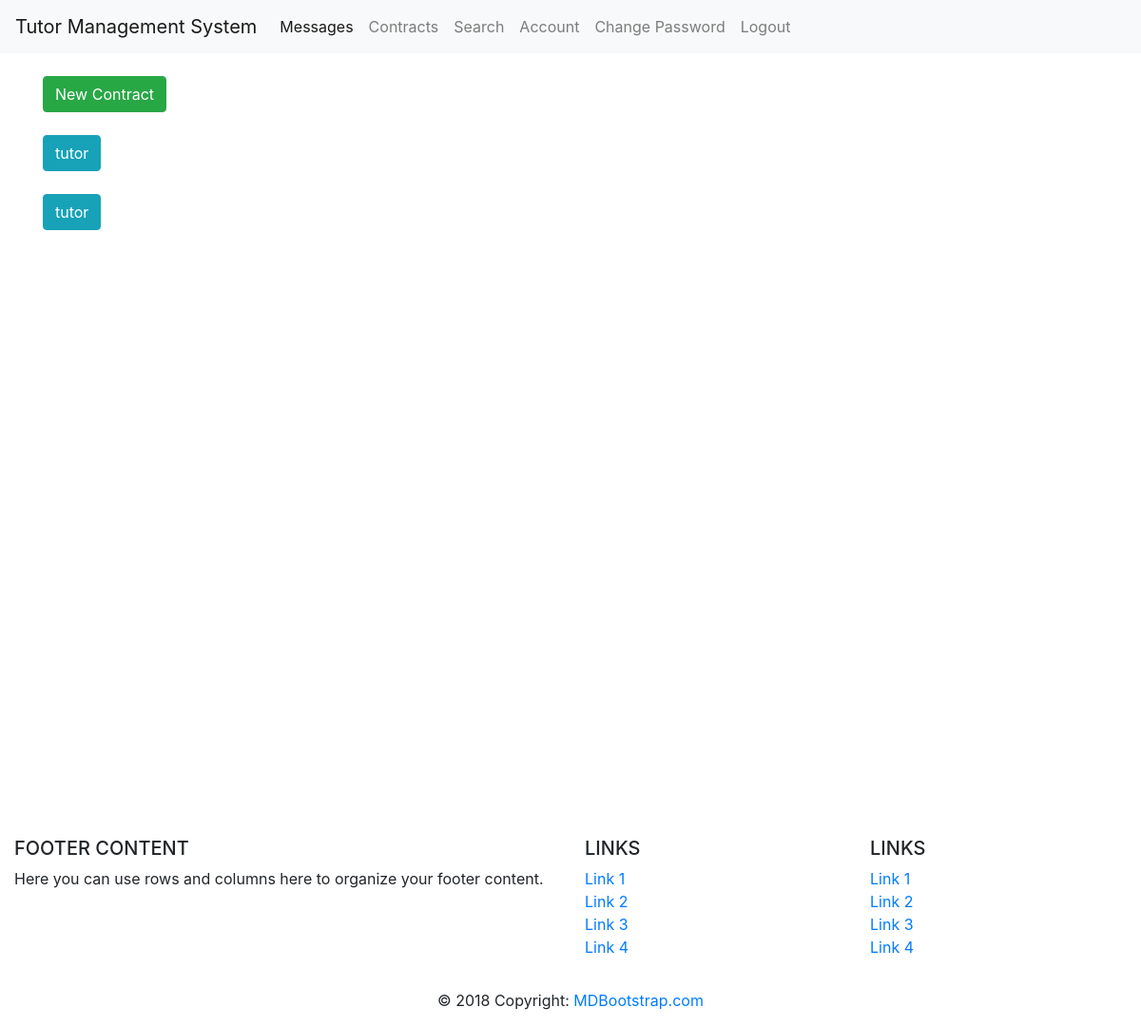
The app's page /contracts/ (signed in), older data.
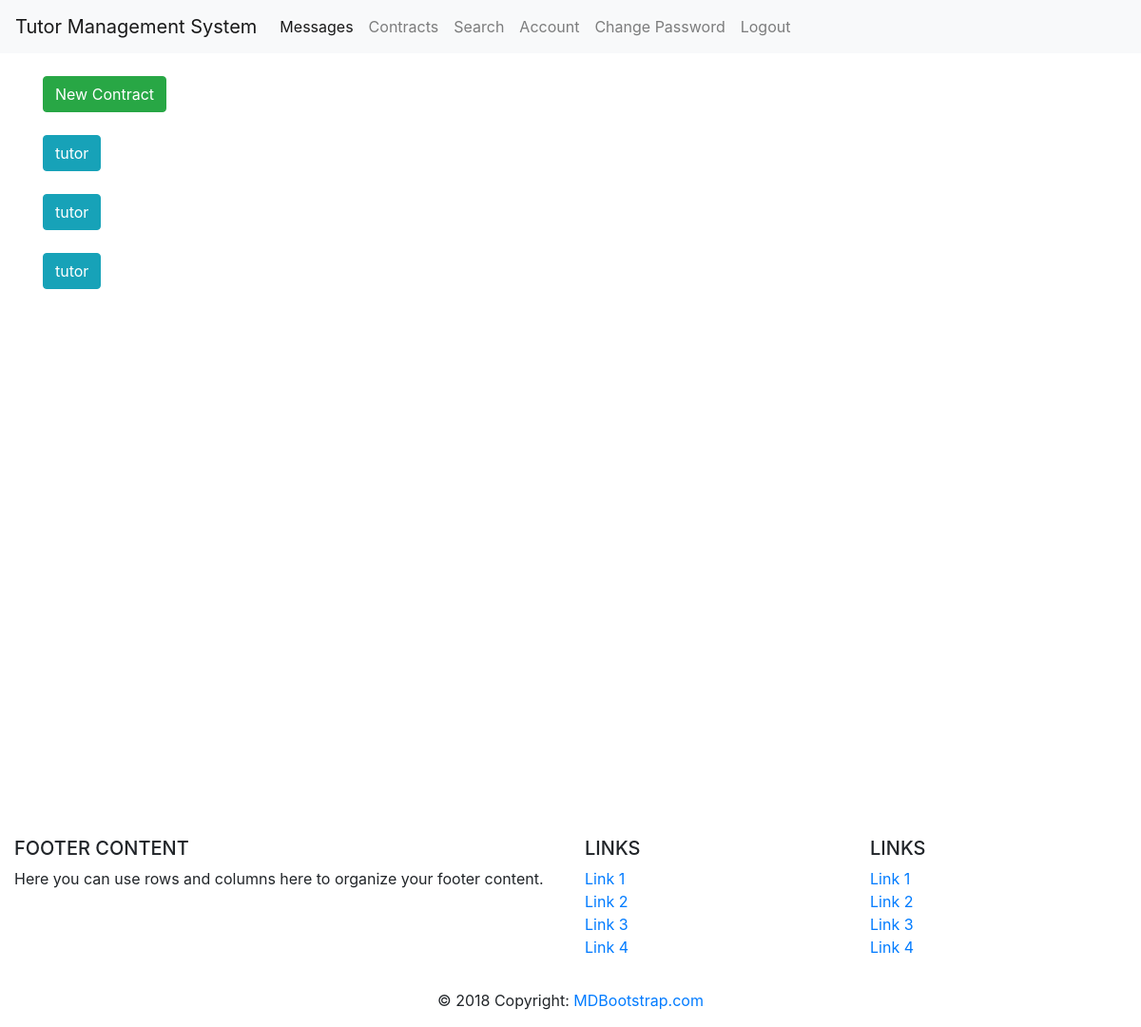
The same page, newer data.
### main/models.py (models this page shows, shortened)
class Contracts(models.Model):
	tutor = models.ForeignKey(Tutor, on_delete = models.CASCADE, null= False, blank = False)
	student = models.ForeignKey(Student, on_delete = models.CASCADE, null= False, blank = False)
	subject = models.ForeignKey(Subject, on_delete = models.CASCADE, null= False, blank = False)
	startDate = models.DateTimeField(null= False, blank = False)
	endDate = models.DateTimeField(null= False, blank = False)
	status = models.CharField(max_length = 100)
	review = models.TextField(null = True, blank = True)
	userRating = models.IntegerField(null= True, blank = True)
	tutorRating = models.IntegerField(null = True, blank = True)
	datetime = models.DateTimeField(default = datetime.now)

class Tutor(models.Model):
	MyUser = models.OneToOneField(MyUser, on_delete=models.CASCADE, unique = True)
	Highest_Qualification = models.ForeignKey(Qualification, on_delete = models.SET_NULL, null = True)
	Degree_Name = models.CharField(max_length = 100)
	Institution = models.CharField(max_length = 100)
	Degree_Image = models.ImageField()
	location = PlainLocationField(zoom=7)
	hash = models.CharField(max_length = 100)
	def __str__(self):
		return self.get_str()
	def get_str(self):
		return self.MyUser.get_str()

class MyUser(models.Model):
	user = models.OneToOneField(User, on_delete=models.CASCADE, blank = False, null = False, 						unique = True)
	Photograph = models.ImageField()
	Type = models.CharField(max_length=100)
	PersonID = models.OneToOneField(Person, on_delete=models.CASCADE, null = True, unique = True)
	Status = models.CharField(max_length = 50, blank= False, null = False)
	class Meta:
		verbose_name_plural = "My Users"
	def get_str(self):
		return self.PersonID.get_str()

class Person(models.Model):
	CNIC = models.IntegerField(blank = False, null = False)
	FullName = models.CharField(max_length=100, blank = False, null = False)
	Phone = PhoneNumberField(blank = False, null = False)
	class Meta:
		verbose_name_plural = "Person"
	def get_str(self):
		return self.FullName

### main/views.py (the view)
# urls.py: path('contracts/', views.view_contracts, name = "view_contracts"),
def view_contracts(request):
	if not request.user.is_authenticated:
		return redirect("main:homepage")
	if  request.user.myuser.Type == 'Tutor':
		c = request.user.myuser.tutor.get_recent_contracts(10)
	elif request.user.myuser.cuser.Type == 'Student':
		c = request.user.myuser.cuser.student.get_recent_contracts(10)
	else:
		return redirect("main:homepage")
	return render(request, 'main/contracts.html', {'contracts': c})

### main/models.py (called while the page is built)
	def get_recent_contracts(self, n):
		return Contracts.objects.filter(student = self).order_by('-datetime')[:n]

### main/templates/main/contracts.html
{% extends 'main/header.html'%}
{% load crispy_forms_tags %}
{% block content %}
<a href="/contracts/create" class="btn btn-success" role="button">New Contract</a>
<br />
<br />
{% for i in contracts %}
	{% if user.myuser.Type == "Tutor" %}
		<a href="/contracts/{{i.id}}" class="btn btn-info" role="button">{{i.student }}</a>
	{% else %}
		{% if i.status == "Pending_View" %}
			<a href="/contracts/{{i.id}}" class="btn btn-primary" role="button">{{i.tutor}}</a>
		{% else %}
			<a href="/contracts/{{i.id}}" class="btn btn-info" role="button">{{i.tutor}}</a>
		{% endif %}
	{% endif %}
	<br />
	<br />
{% endfor %}
{% endblock %}

Row changes from the older to the newer data that the page shows:
added Contracts: tutor "tutor"
